Frame 1 (no input): blank canvas, image omitted
Frame 60 (no input): blank canvas, image omitted
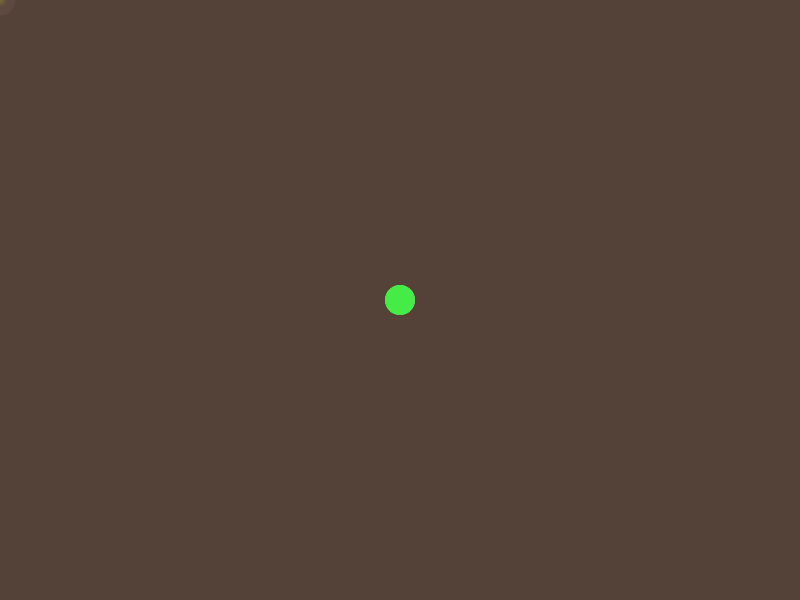
Frame 120 (the mouse pressed at the canvas centre since frame 60)

The p5.js sketch whose frames 1 and 60 were blank and that drew this single picture after the mouse press (run headless with seeded random() and noise() and a simulated clock; from frame 60 on, the mouse is pressed at the canvas centre):

// p5.js sketch
// ── sketch.js
let trail = [];
const maxTrailLength = 50;

function setup() {
  createCanvas(800, 600);
  background(20);
  noStroke();
  colorMode(HSL, 360, 100, 100, 1);
}

function draw() {
  background(20, 20, 30, 0.1);

  trail.push({
    x: mouseX,
    y: mouseY,
    life: 1,
    hue: frameCount % 360
  });

  if (trail.length > maxTrailLength) {
    trail.shift();
  }

  for (let i = 0; i < trail.length; i++) {
    let t = trail[i];
    fill(t.hue, 80, 60, t.life);
    let size = map(i, 0, trail.length, 5, 30);
    ellipse(t.x, t.y, size);
    t.life -= 0.02;
  }
}
